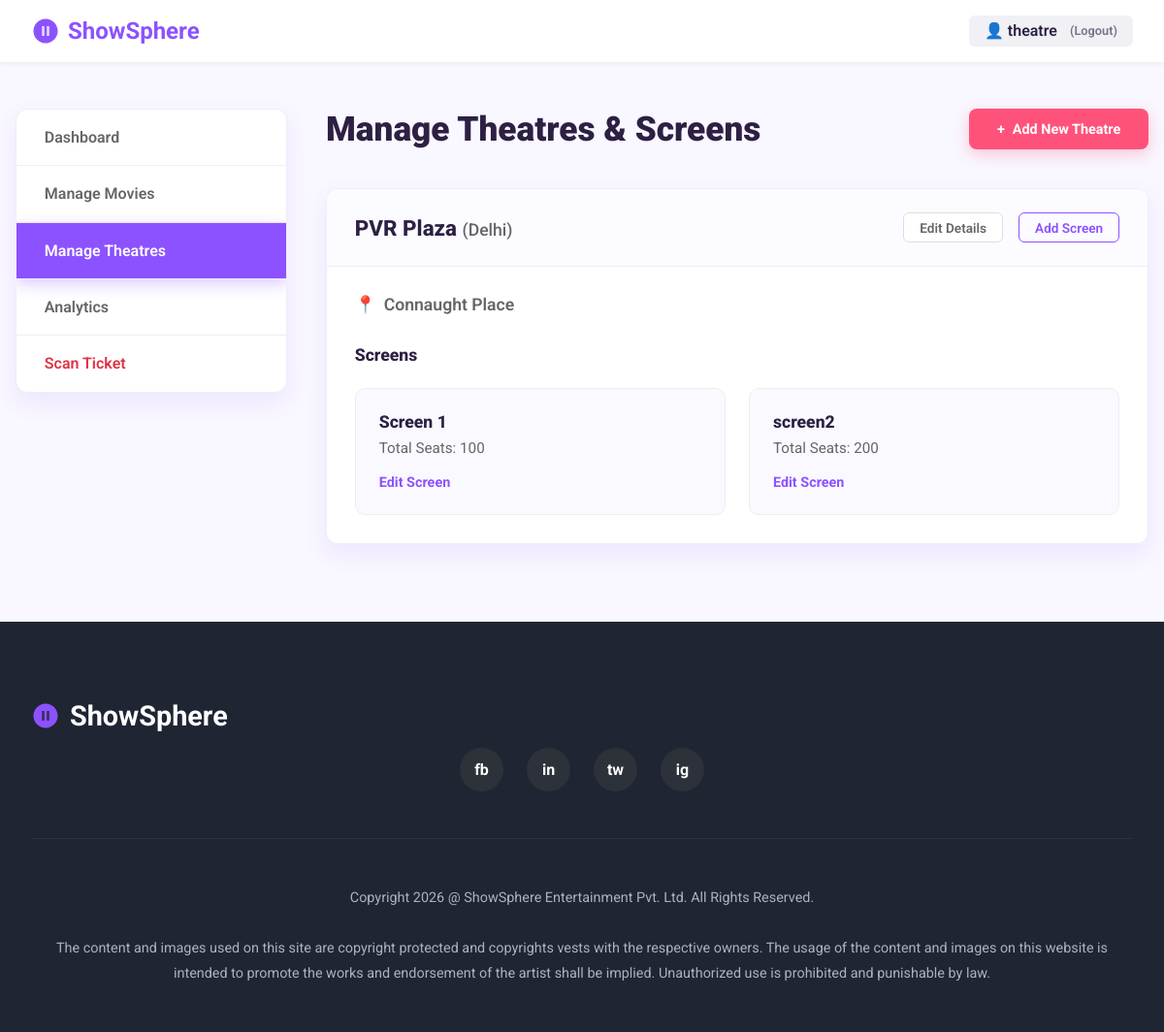
Before: /theatre/theatres/ (signed in) with the older database file.
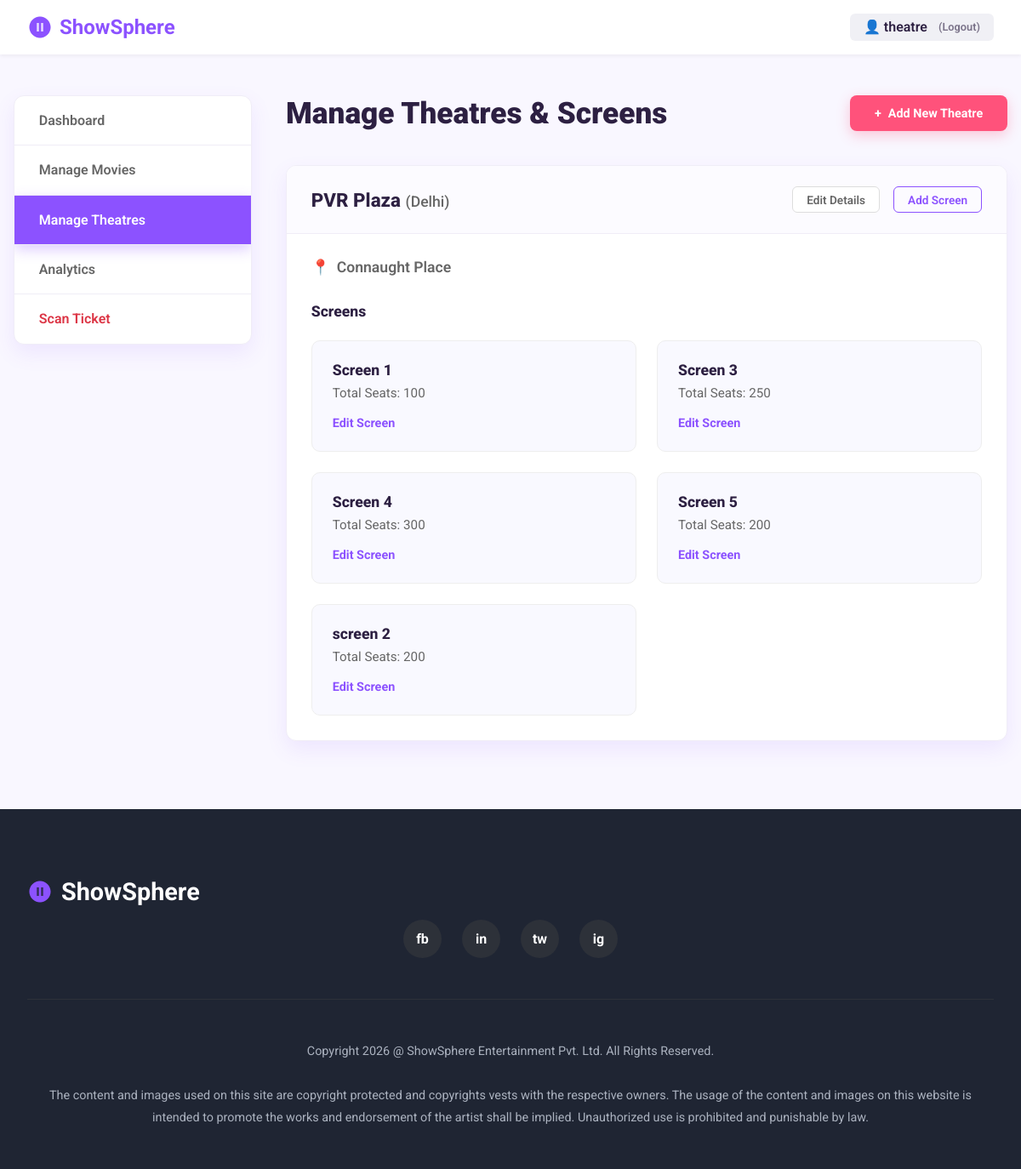
After: the same page with the newer database file.
### booking/models.py (models this page shows, shortened)
class Theatre(models.Model):
    owner = models.ForeignKey(TheatreOwnerProfile, on_delete=models.CASCADE, related_name='theatres')
    name = models.CharField(max_length=200, help_text='Theatre/Cinema name with location')
    city = models.ForeignKey(City, on_delete=models.CASCADE, related_name='theatres')
    address = models.TextField()
    total_screens = models.PositiveIntegerField()
    facilities = models.TextField(blank=True, help_text='Parking, Food Court, 3D, IMAX, etc.')
    is_active = models.BooleanField(default=True)
    created_at = models.DateTimeField(auto_now_add=True)
    class Meta:
        ordering = ['name']

class City(models.Model):
    name = models.CharField(max_length=100, unique=True)
    state = models.CharField(max_length=100)
    is_active = models.BooleanField(default=True)
    class Meta:
        verbose_name_plural = 'Cities'
        ordering = ['name']

class Screen(models.Model):
    theatre = models.ForeignKey(Theatre, on_delete=models.CASCADE, related_name='screens')
    name = models.CharField(max_length=50, help_text='Screen 1, Audi 2, etc.')
    total_seats = models.PositiveIntegerField()
    screen_type = models.CharField(max_length=50, blank=True, help_text='2D, 3D, IMAX, 4DX, etc.')
    is_active = models.BooleanField(default=True)
    class Meta:
        ordering = ['name']
        unique_together = ['theatre', 'name']

### booking/views.py (the view)
# urls.py: path('theatre/theatres/', views.manage_theatres, name='manage_theatres'),
@approved_theatre_owner_required
def manage_theatres(request):
    profile = request.user.theatre_profile
    theatres = Theatre.objects.filter(owner=profile).order_by('-created_at')
    context = {
        'theatres': theatres,
    }
    return render(request, 'theatre/manage_theatres.html', context)

### templates/theatre/manage_theatres.html (shortened to what the changed rows need)
<!DOCTYPE html>
<html lang="en">
<head>
</head>
<body>
    <main class="main-layout">
        <section class="content">
            <div class="page-header">
                <h1 class="page-title">Manage Theatres & Screens</h1>
            </div>
            {% for theatre in theatres %}
            <div class="theatre-card">
                <div class="theatre-header">
                    <h2 class="theatre-name">{{ theatre.name }} <span>({{ theatre.city.name }})</span></h2>
                    <div class="header-actions">
                        <a href="{% url 'booking:edit_theatre' theatre.id %}" class="btn-sm btn-action-outline">Edit
                            Details</a>
                        <a href="{% url 'booking:create_screen' theatre.id %}" class="btn-sm btn-action-primary">Add
                            Screen</a>
                    </div>
                </div>
                <div class="theatre-body">
                    <div class="location-info">
                        <span>📍</span> {{ theatre.address }}
                    </div>
                    <div class="screens-section">
                        <h3>Screens</h3>
                        <div class="screens-grid">
                            {% for screen in theatre.screens.all %}
                            <div class="screen-card">
                                <h4 class="screen-name">{{ screen.name }}</h4>
                                <span class="screen-seats">Total Seats: {{ screen.total_seats }}</span>
                                <a href="{% url 'booking:edit_screen' screen.id %}" class="btn-edit-screen">Edit
                                    Screen</a>
                            </div>
                            {% empty %}
                            <div class="empty-state"
                                style="grid-column: 1/-1; padding: 1rem; color: var(--text-light); background: #f9f9ff; border-radius: 8px;">
                                No screens added yet. Add a screen to start scheduling shows.
                            </div>
                            {% endfor %}
                        </div>
                    </div>
                </div>
            </div>
            {% empty %}
            <div class="empty-state"
                style="text-align: center; padding: 4rem; color: var(--text-light); background: var(--white); border-radius: var(--border-radius); box-shadow: var(--shadow);">
                <h3>No Theatres Found</h3>
                <p>Start by adding your first theatre property.</p>
            </div>
            {% endfor %}
        </section>
    </main>
</body>
</html>

Changed rows visible on the page:
added Screen: name "Screen 3", total_seats "250"
added Screen: name "Screen 4", total_seats "300"
added Screen: name "Screen 5", total_seats "200"
changed Screen: name "screen2" → "screen 2"
